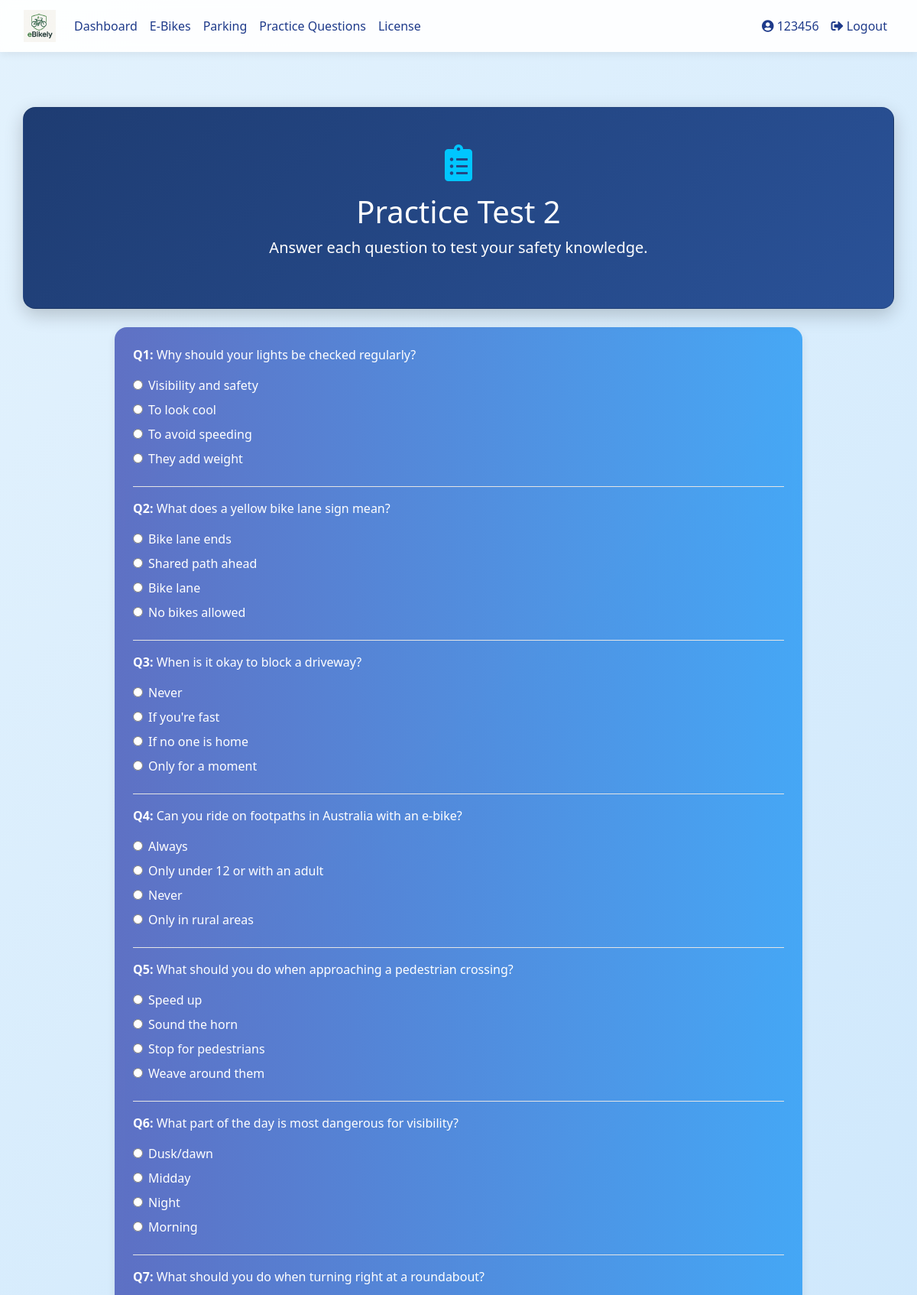
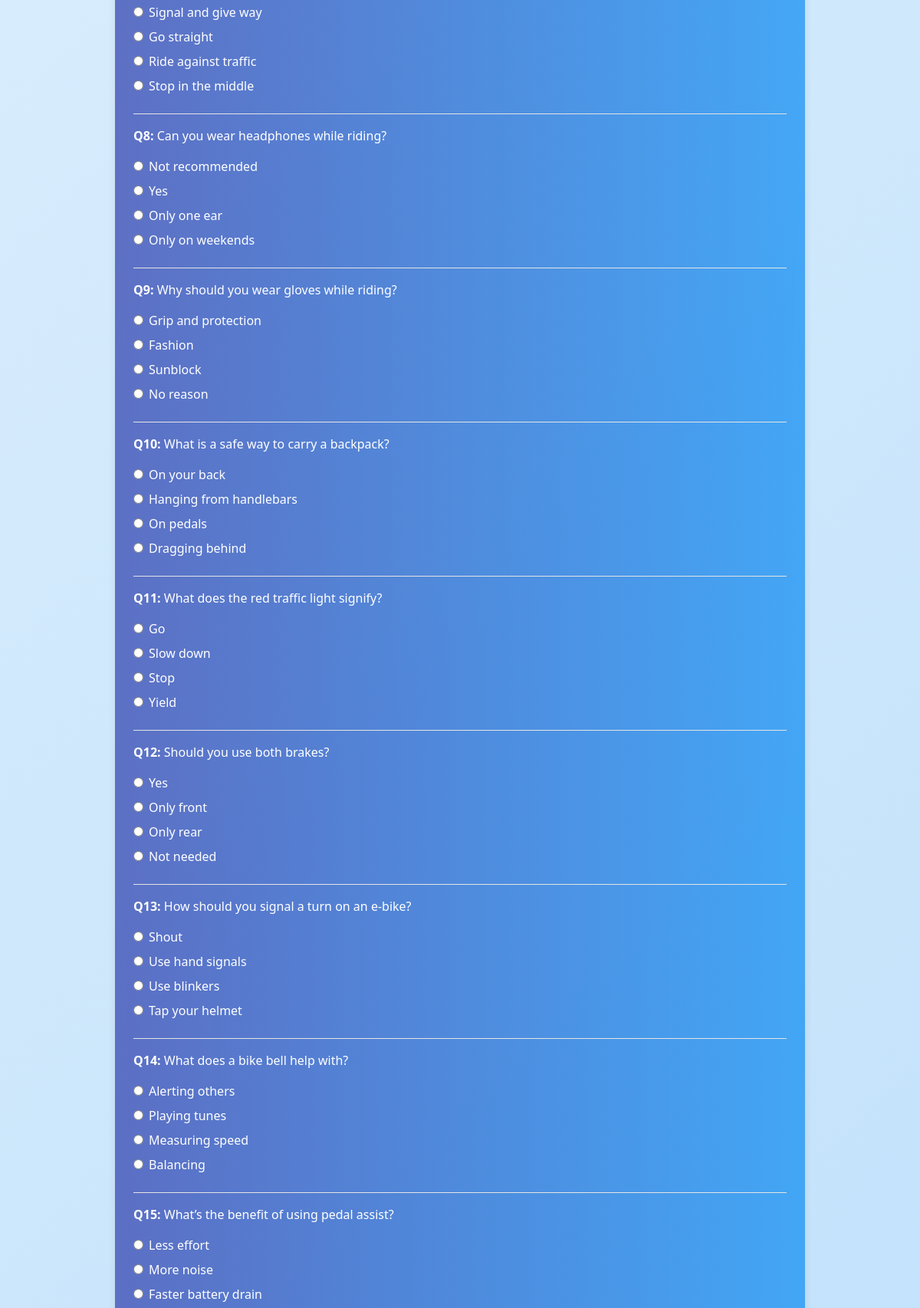
/practice/2 (signed in, upper part), run on the app's committed database (2 pictures, top to bottom).
### database_setup.py (models this page shows)
class User(Base, UserMixin):
    __tablename__ = 'users'
    id = Column(Integer, primary_key=True)
    username = Column(String(150), unique=True, nullable=False)
    email = Column(String(150), nullable=True)
    password = Column(String(150), nullable=False)
    ebikes = relationship('EBike', back_populates='owner', cascade="all, delete-orphan")
    practice_tests = relationship('PracticeTest', back_populates='user', cascade="all, delete-orphan")
    real_tests = relationship('RealTest', back_populates='user', cascade="all, delete-orphan")
    practice_attempts = relationship("PracticeAttempt", back_populates="user", cascade="all, delete-orphan")
    parking_spot = relationship("ParkingSpot", back_populates="reserved_user", uselist=False)
    reservations = relationship("ParkingReservation", back_populates="user")
    incident_reports = relationship('IncidentReport', back_populates='user')
    has_license = Column(Boolean, default=False)
    role = Column(String(10))  # 'student' or 'teacher'
    department = Column(String(150))  # for teachers
    year = Column(Integer)  # for students
    house = Column(String(50))  # for students

class PracticeTest(Base):
    __tablename__ = 'practice_tests'
    id = Column(Integer, primary_key=True)
    name = Column(String(100), nullable=False)
    user_id = Column(Integer, ForeignKey('users.id'))  # <-- This line fixes the problem
    user = relationship('User', back_populates='practice_tests')  # <-- Define this side of the relationship
    questions = relationship('PracticeQuestion', back_populates='test', cascade="all, delete-orphan")

class PracticeQuestion(Base):
    __tablename__ = 'practice_questions'
    id = Column(Integer, primary_key=True)
    test_id = Column(Integer, ForeignKey('practice_tests.id'), nullable=False)
    question = Column(Text, nullable=False)
    options = Column(Text, nullable=False)  # Store options as a comma-separated string
    correct_answer = Column(String(100), nullable=False)
    test = relationship('PracticeTest', back_populates='questions')

### app.py (the view, shortened to what this page needs)
@app.route('/practice/<int:test_id>', methods=['GET', 'POST'])
@login_required
def practice_quiz(test_id):
    session = SessionLocal()
    test = session.query(PracticeTest).filter_by(id=test_id).first()
    if not test:
        flash("Quiz not found.", "danger")
        session.close()
        return redirect(url_for('practice_selection'))
    all_questions = test.questions
    questions = random.sample(all_questions, min(20, len(all_questions)))
    for q in questions:
        q.parsed_options = [opt.strip() for opt in q.options.split(",")]
    session.close()
    return render_template('practice_quiz.html', test=test, questions=questions)

### app.py (called while the page is built)
@login_manager.user_loader
def load_user(user_id):
    session = SessionLocal()
    user = session.query(User).get(int(user_id))
    session.close()
    return user

### templates/practice_quiz.html (shortened to what this page needs)
{% extends "base.html" %}
{% block content %}
<div class="container dashboard-container fade-in py-5">
  <div class="hero-section card text-white text-center mb-4 p-5">
    <i class="fas fa-clipboard-list dashboard-icon mb-3"></i>
    <h1 class="display-5">{{ test.name }}</h1>
    <p class="lead">Answer each question to test your safety knowledge.</p>
  </div>
  <div class="feature-card card text-white p-4 slide-up-delay" style="max-width: 900px; margin: 0 auto;">
    <form method="POST" action="">
      {% for question in questions %}
        <div class="mb-4">
          <p><strong>Q{{ loop.index }}:</strong> {{ question.question }}</p>
          {% for opt in question.parsed_options %}
            <div class="form-check mb-2">
              <input class="form-check-input" type="radio" name="{{ question.id }}" id="{{ question.id }}{{ loop.index }}" value="{{ opt }}">
              <label class="form-check-label" for="{{ question.id }}{{ loop.index }}">
                {{ opt }}
              </label>
            </div>
          {% endfor %}
        </div>
        {% if not loop.last %}
        <hr class="bg-white">
        {% endif %}
      {% endfor %}
    </form>
  </div>
</div>
<link rel="stylesheet" href="https://cdnjs.cloudflare.com/ajax/libs/font-awesome/5.15.4/css/all.min.css">
{% endblock %}

### templates/base.html (shortened to what this page needs)
<!DOCTYPE html>
<html lang="en">
<head>
  <link rel="stylesheet" href="https://stackpath.bootstrapcdn.com/bootstrap/4.5.2/css/bootstrap.min.css">
  <link rel="stylesheet" href="{{ url_for('static', filename='styles.css') }}">
  <link href="https://cdnjs.cloudflare.com/ajax/libs/font-awesome/5.15.4/css/all.min.css" rel="stylesheet">
</head>
<body>
  <nav class="navbar navbar-expand-lg navbar-light">
    <div class="container-fluid">
      <a class="navbar-brand" href="{{ url_for('dashboard') }}">
        <img src="{{ url_for('static', filename='images/logo.png') }}" alt="E-Bike Manager Logo">
      </a>
      <div class="collapse navbar-collapse justify-content-between" id="navbarNav">
        <ul class="navbar-nav">
          {% if current_user.is_authenticated %}
            <li class="nav-item"><a class="nav-link {% if request.endpoint == 'dashboard' %}active{% endif %}" href="{{ url_for('dashboard') }}">Dashboard</a></li>
            <li class="nav-item"><a class="nav-link {% if request.endpoint == 'ebike_management' %}active{% endif %}" href="{{ url_for('ebike_management') }}">E-Bikes</a></li>
            <li class="nav-item"><a class="nav-link {% if request.endpoint == 'parking_spots' %}active{% endif %}" href="{{ url_for('parking_spots') }}">Parking</a></li>
            <li class="nav-item"><a class="nav-link {% if request.endpoint == 'practice_selection' %}active{% endif %}" href="{{ url_for('practice_selection') }}">Practice Questions</a></li>
            <li class="nav-item"><a class="nav-link" href="{{ url_for('license_page') }}">License</a></li>
          {% endif %}
        </ul>
        <ul class="navbar-nav">
          {% if current_user.is_authenticated %}
            <li class="nav-item"><a class="nav-link {% if request.endpoint == 'user_profile' %}active{% endif %}" href="{{ url_for('user_profile') }}"><i class="fas fa-user-circle"></i> {{ current_user.username }}</a></li>
            <li class="nav-item"><a class="nav-link" href="{{ url_for('logout') }}"><i class="fas fa-sign-out-alt"></i> Logout</a></li>
          {% else %}
            <li class="nav-item"><a class="nav-link" href="{{ url_for('login') }}"><i class="fas fa-sign-in-alt"></i> Login</a></li>
            <li class="nav-item"><a class="nav-link" href="{{ url_for('register') }}"><i class="fas fa-user-plus"></i> Register</a></li>
          {% endif %}
        </ul>
      </div>
    </div>
  </nav>
  <div class="container my-4">
    {% block content %}{% endblock %}
  </div>
</body>
</html>

### static/styles.css (style rules this page uses)
.card { border-radius: 10px; box-shadow: 0 4px 6px rgba(0, 0, 0, 0.1); transition: transform 0.2s; }
.text-white { color: white; }
.hero-section { background: linear-gradient(135deg, #f8f9fa 0%, #e9ecef 100%); padding: 100px 0; }
.feature-card { background: white; border-radius: 10px; box-shadow: 0 4px 6px rgba(0, 0, 0, 0.1); transition: transform 0.3s ease; }

### templates/base.html (style rules this page uses)
body { min-height: 100vh; margin: 0; font-family: 'Segoe UI', sans-serif; background: linear-gradient(135deg, #e3f2fd 0%, #bbdefb 100%); color: #212529; }
.navbar { background-color: #ffffffee; backdrop-filter: blur(6px); box-shadow: 0 4px 10px rgba(0, 0, 0, 0.06); }
.navbar-brand img { height: 42px; }
.nav-link { color: #1e3a8a !important; font-weight: 500; transition: background 0.3s ease; border-radius: 0.5rem; padding: 0.5rem 0.8rem; }
.container, .container-fluid { max-width: 1200px; }
.card, .auth-card { background: #ffffff; border-radius: 1rem; box-shadow: 0 4px 12px rgba(0, 0, 0, 0.08); transition: transform 0.2s ease; }

### templates/practice_quiz.html (style rules this page uses)
.dashboard-container { padding-top: 3rem; padding-bottom: 3rem; }
.hero-section { background: linear-gradient(135deg, #1e3c72 0%, #2a5298 100%); border-radius: 1rem; box-shadow: 0 8px 24px rgba(0, 0, 0, 0.2); }
.feature-card { background: linear-gradient(to right, #3f51b5cc, #2196f3cc); border: none; border-radius: 1rem; backdrop-filter: blur(6px); transition: transform 0.3s ease; }
.dashboard-icon { font-size: 3rem; color: #00c6ff; }
.fade-in { animation: fadeIn 1s ease-in; }
.slide-up-delay { animation: slideUp 0.8s ease-out 0.3s backwards; }

### data on the page
User: username "123456"
PracticeTest: name "Practice Test 2"
PracticeQuestion: question "Why should your lights be checked regularly?", parsed_options "Visibility and safety" "To look cool" "To avoid speeding" "They add weight"
PracticeQuestion: question "What does a yellow bike lane sign mean?", parsed_options "Bike lane ends" "Shared path ahead" "Bike lane" "No bikes allowed"
PracticeQuestion: question "When is it okay to block a driveway?", parsed_options "Never" "If you're fast" "If no one is home" "Only for a moment"
PracticeQuestion: question "Can you ride on footpaths in Australia with an e-bike?", parsed_options "Always" "Only under 12 or with an adult" "Never" "Only in rural areas"
PracticeQuestion: question "What should you do when approaching a pedestrian crossing?", parsed_options "Speed up" "Sound the horn" "Stop for pedestrians" "Weave around them"
PracticeQuestion: question "What part of the day is most dangerous for visibility?", parsed_options "Dusk/dawn" "Midday" "Night" "Morning"
PracticeQuestion: question "What should you do when turning right at a roundabout?", parsed_options "Signal and give way" "Go straight" "Ride against traffic" "Stop in the middle"
PracticeQuestion: question "Can you wear headphones while riding?", parsed_options "Not recommended" "Yes" "Only one ear" "Only on weekends"
PracticeQuestion: question "Why should you wear gloves while riding?", parsed_options "Grip and protection" "Fashion" "Sunblock" "No reason"
PracticeQuestion: question "What is a safe way to carry a backpack?", parsed_options "On your back" "Hanging from handlebars" "On pedals" "Dragging behind"
PracticeQuestion: question "What does the red traffic light signify?", parsed_options "Go" "Slow down" "Stop" "Yield"
PracticeQuestion: question "Should you use both brakes?", parsed_options "Yes" "Only front" "Only rear" "Not needed"
PracticeQuestion: question "How should you signal a turn on an e-bike?", parsed_options "Shout" "Use hand signals" "Use blinkers" "Tap your helmet"
PracticeQuestion: question "What does a bike bell help with?", parsed_options "Alerting others" "Playing tunes" "Measuring speed" "Balancing"
PracticeQuestion: question "What’s the benefit of using pedal assist?", parsed_options "Less effort" "More noise" "Faster battery drain"
